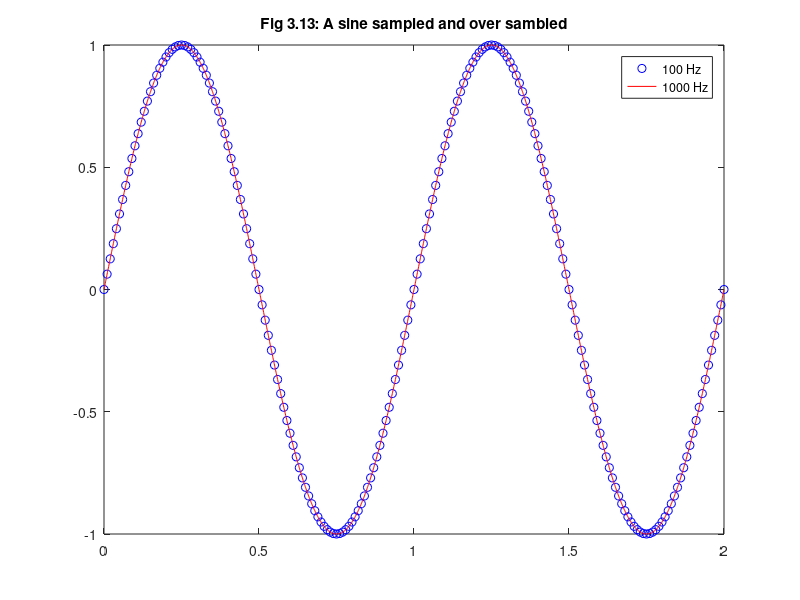

Reproduce this figure in MATLAB.
srates = [100 1000];
t1=0:1/srates(1):2;
t2=0:1/srates(2):2;
sine1=sin(2*pi*t1); #f implicitely set to 1
sine2=sin(2*pi*t2);

clf
plot(t1, sine1, "bo"), hold on
plot(t2,sine2, "r")
  legend("100 Hz","1000 Hz")
  title("Fig 3.13: A sine sampled and over sambled")
  
